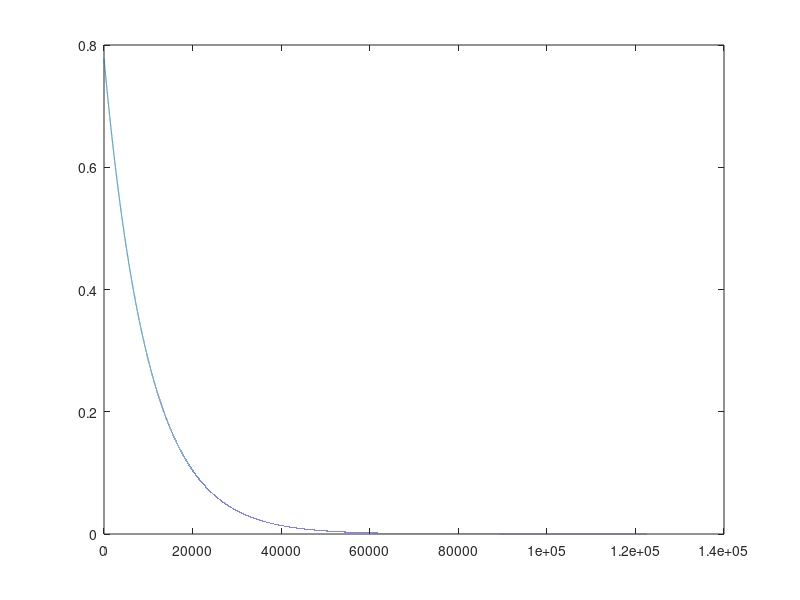
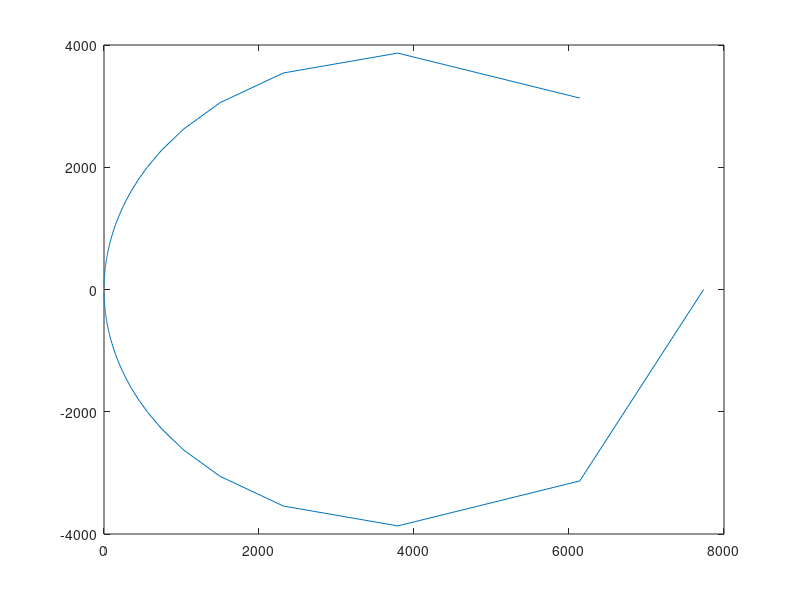

MATLAB code for these plots, in order:
clc;
close all;
tp=25;
t=1:1/(100*tp):50;
x=exp(-2*pi*(1/tp)*t);
%x=5*sinc(2*pi*(1/tp)*t);
%c=cos(2*pi*(10/tp)*t);
% y=x.*c;
% figure;
% subplot(3,1,1);
% plot(t,x);
% subplot(3,1,2);
% plot(t,c);
% subplot(3,1,3);
% plot(t,y);
figure;
plot(x);
figure;
plot(fft(x));